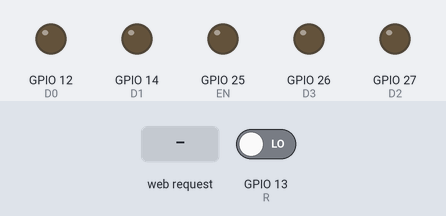
This sketch was run on a simulated ESP32. Shown: output pins drawn as LEDs (lit = HIGH). Inputs (shaded band) come from the test bench; at power-on: GPIO 13 (R) LOW. WiFi joins after 1.5 s; servers stay silent unless stated; what the sketch prints to the serial monitor is not drawn.

Above: at 2.8 s.
2.9 s: HTTP request GET /0 received
Timing chart, 0 to 5.9 s (numbered marks = the images above; inputs shaded):
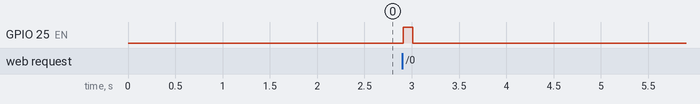

The sketch:

esp32.ino
```cpp
#include <WiFi.h>

#define ssid "Digital"
#define password "123123123"

#define R 13
#define D0 12
#define D1 14
#define D2 27
#define D3 26
#define EN 25

WiFiClient client;
WiFiServer server(80);

void setup() {
  Serial.begin(115200);

  pinMode(D0, OUTPUT);
  pinMode(D1, OUTPUT);
  pinMode(D2, OUTPUT);
  pinMode(D3, OUTPUT);
  pinMode(EN, OUTPUT);

  pinMode(R, INPUT);

  configurarWifi();
}

void loop(){
  client = server.available();   // listen for incoming clients

  if(client){
    String req = client.readStringUntil('\r');

    if(req.indexOf("/0")!= -1){

      digitalWrite(D0,0);
      digitalWrite(D1,0);
      digitalWrite(D2,0);
      digitalWrite(D3,0);

      delay(10);

      digitalWrite(EN,1);

      delay(100);

      Serial.print("O estado da chave 0 é: ");
      Serial.println(digitalRead(R));

      digitalWrite(EN,0);
      delay(10);

    }
  }

}


void configurarWifi(){
  Serial.print("Conectando à rede: ");
  Serial.println(ssid);

  WiFi.mode(WIFI_STA);
  WiFi.begin(ssid, password);

  while(WiFi.status() != WL_CONNECTED){
    Serial.print("|");
    delay(200);
  }
  Serial.println();
  Serial.println("Conectado com sucesso.");
  Serial.print("Servidor hospedado em: ");
  Serial.println(WiFi.localIP());
}
```

Measured:
- after the input at 2.9 s, GPIO 25 (EN): LOW → HIGH at once, → LOW 0.10 s later
